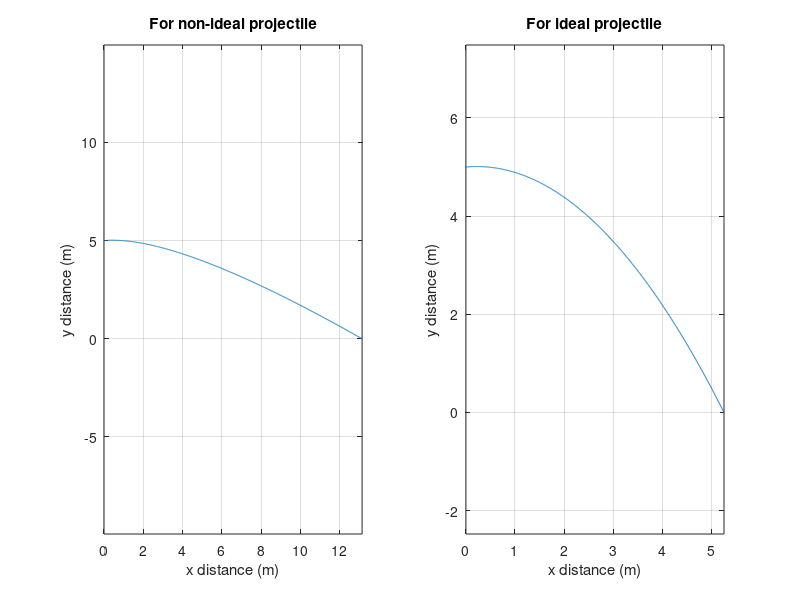

Recreate this plot in MATLAB.
function Projectile()
%Input 
yi = input('The initial height of the projectile above the ground in meters (m): ');
v = input('The magnitude of the velocity in m/s: ');
A = input('The angle in degrees with respect to the +x-axis at which the projectile is fired: ');
ax = input('The acceleration in the x-component in m/s^2: ');
ay = input('The acceleration in the y-component in m/s^2: ');

if ay == 0
    error('Your acceleration in the y-component is invalid')
elseif A > 180 || A < 0
    error('Angle must be between 0 to 180 degrees')
else
    
%%%%%%%%%%%%%%CALCULATIONS

%FOR NON-IDEAL MOTION

%Velocity in x
vxi = v*cosd(A);
%Velocity in y
vyi = v*sind(A); 

%Time based on y
%Using y = vyi*t -(1/2)*ay*(t^2)where y = -yi
%Use quadratic formula to get the time 
a = -(1/2)*ay; %changed: negative
b = vyi;
c = yi;
%Get its roots
tfinal = roots([a, b, c]);
%Get only the positive time
tf = max(tfinal); 

%Create a time interval 0 - tf
t = linspace(0, tf,1000);

%x and y for plotting
x = vxi.*t+(1/2)*ax.*t.^2;
y = yi + vyi.*t-(1/2)*ay.*t.^2;%changed negative


%FOR IDEAL MOTION
%Same vxi and vyi
%Acceleration of y component is 9.8 and no acceleration for x component

%Time based on y
%Using y = vyi*t - (1/2)*g*(t^2) where y = -yi
%Use quadratic formula to get the time
aid = -4.9;
bid = vyi;
cid = yi;
%Get its roots
tfinalid = roots([aid, bid, cid]);
%Get only the positive time
tfid = max(tfinalid);

%Create a time interval 0 - tfied
tid = linspace(0,tfid,1000);

%xid and yid for plotting
xid = vxi.*tid;
yid = yi + vyi.*tid-4.9.*tid.^2;

%plotting for non ideal
subplot(1,2,1)
plot(x,y)
grid on
xlabel 'x distance (m)';
ylabel 'y distance (m)';
title 'For non-ideal projectile'
axis equal

%plotting for ideal
subplot(1,2,2)
plot(xid,yid)
grid on
xlabel 'x distance (m)';
ylabel 'y distance (m)';
title 'For ideal projectile'
axis equal

end